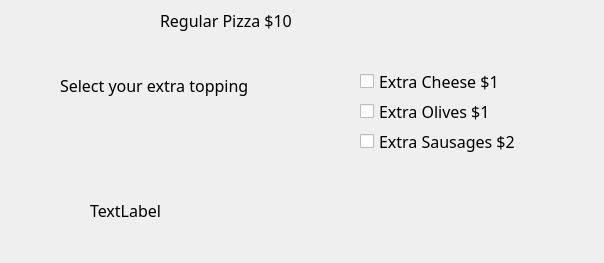
<?xml version="1.0" encoding="UTF-8"?>
<ui version="4.0">
 <class>Dialog</class>
 <widget class="QDialog" name="Dialog">
  <property name="geometry">
   <rect>
    <x>0</x>
    <y>0</y>
    <width>604</width>
    <height>263</height>
   </rect>
  </property>
  <property name="font">
   <font>
    <family>Monaco</family>
    <pointsize>12</pointsize>
   </font>
  </property>
  <property name="windowTitle">
   <string>Dialog</string>
  </property>
  <widget class="QLabel" name="label">
   <property name="geometry">
    <rect>
     <x>160</x>
     <y>0</y>
     <width>201</width>
     <height>41</height>
    </rect>
   </property>
   <property name="text">
    <string>Regular Pizza $10</string>
   </property>
  </widget>
  <widget class="QLabel" name="label_2">
   <property name="geometry">
    <rect>
     <x>60</x>
     <y>70</y>
     <width>261</width>
     <height>31</height>
    </rect>
   </property>
   <property name="text">
    <string>Select your extra topping</string>
   </property>
  </widget>
  <widget class="QLabel" name="labelAmount">
   <property name="geometry">
    <rect>
     <x>90</x>
     <y>190</y>
     <width>261</width>
     <height>41</height>
    </rect>
   </property>
   <property name="text">
    <string>TextLabel</string>
   </property>
  </widget>
  <widget class="QCheckBox" name="checkBoxCheese">
   <property name="geometry">
    <rect>
     <x>360</x>
     <y>70</y>
     <width>181</width>
     <height>23</height>
    </rect>
   </property>
   <property name="text">
    <string>Extra Cheese $1</string>
   </property>
  </widget>
  <widget class="QCheckBox" name="checkBoxOlive">
   <property name="geometry">
    <rect>
     <x>360</x>
     <y>100</y>
     <width>191</width>
     <height>23</height>
    </rect>
   </property>
   <property name="text">
    <string>Extra Olives $1</string>
   </property>
  </widget>
  <widget class="QCheckBox" name="checkBoxSausage">
   <property name="geometry">
    <rect>
     <x>360</x>
     <y>130</y>
     <width>191</width>
     <height>23</height>
    </rect>
   </property>
   <property name="text">
    <string>Extra Sausages $2</string>
   </property>
  </widget>
 </widget>
 <resources/>
 <connections/>
</ui>
